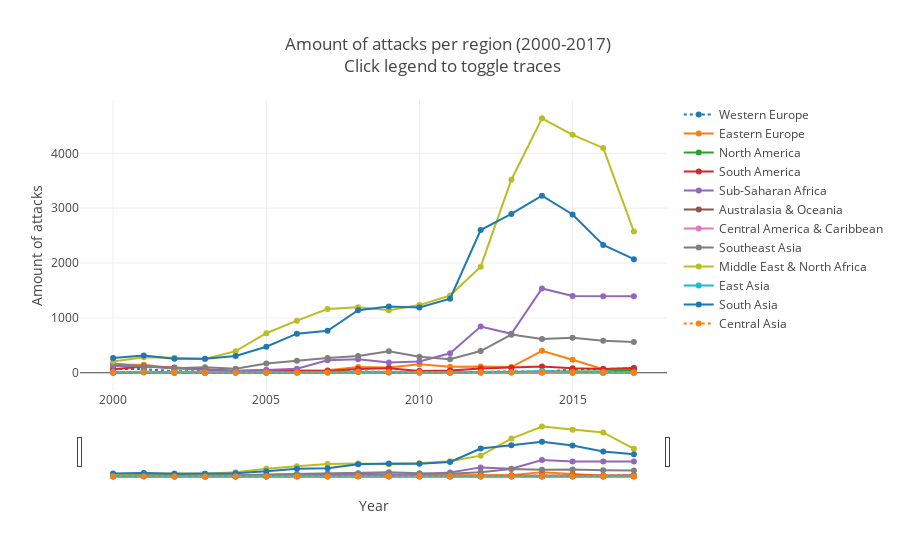

Here is the notebook cell this chart was saved with:
### Markdown cell above
However if you look beyond Western Europe, acts of terrorism have increased markedly across the globe. It is clearly visible that Western Europe does not have to cope with the same amount of attacks, that for example the Middle East, North Africa and South Asia have to deal with.

### Code cell
data = get_data()

data = data[data['casualities'] != 0]

data = data[['region_txt','iyear','amount']]

data = data.groupby(['region_txt','iyear']).sum().reset_index()

data = data[data['iyear'] > 1999]

data = [
    go.Scatter(
        x= data[data['region_txt'] == 'Western Europe']['iyear'], 
        y= data[data['region_txt'] == 'Western Europe']['amount'],
        name = 'Western Europe',
        line = dict(
            dash = 'dot')
    ),
    go.Scatter(
        x= data[data['region_txt'] == 'Eastern Europe']['iyear'], 
        y= data[data['region_txt'] == 'Eastern Europe']['amount'],
        name = 'Eastern Europe'
    ),
    go.Scatter(
        x= data[data['region_txt'] == 'North America']['iyear'], 
        y= data[data['region_txt'] == 'North America']['amount'],
        name = 'North America'
    ),
    go.Scatter(
        x= data[data['region_txt'] == 'South America']['iyear'], 
        y= data[data['region_txt'] == 'South America']['amount'],
        name = 'South America'
    ),
    go.Scatter(
        x= data[data['region_txt'] == 'Sub-Saharan Africa']['iyear'], 
        y= data[data['region_txt'] == 'Sub-Saharan Africa']['amount'],
        name = 'Sub-Saharan Africa'
    ),
    go.Scatter(
        x= data[data['region_txt'] == 'Australasia & Oceania']['iyear'], 
        y= data[data['region_txt'] == 'Australasia & Oceania']['amount'],
        name = 'Australasia & Oceania'
    ),
    go.Scatter(
        x= data[data['region_txt'] == 'Central America & Caribbean']['iyear'], 
        y= data[data['region_txt'] == 'Central America & Caribbean']['amount'],
        name = 'Central America & Caribbean'
    ),
    go.Scatter(
        x= data[data['region_txt'] == 'Southeast Asia']['iyear'], 
        y= data[data['region_txt'] == 'Southeast Asia']['amount'],
        name = 'Southeast Asia'
    ),
    go.Scatter(
        x= data[data['region_txt'] == 'Middle East & North Africa']['iyear'], 
        y= data[data['region_txt'] == 'Middle East & North Africa']['amount'],
        name = 'Middle East & North Africa'
    ),
    go.Scatter(
        x= data[data['region_txt'] == 'East Asia']['iyear'], 
        y= data[data['region_txt'] == 'East Asia']['amount'],
        name = 'East Asia'
    ),
    go.Scatter(
        x= data[data['region_txt'] == 'South Asia']['iyear'], 
        y= data[data['region_txt'] == 'South Asia']['amount'],
        name = 'South Asia'
    ),
    go.Scatter(
        x= data[data['region_txt'] == 'Central Asia']['iyear'], 
        y= data[data['region_txt'] == 'Central Asia']['amount'],
        name = 'Central Asia',
        line = dict(
            dash = 'dot')
    ),
    
]

layout = go.Layout(
    xaxis=dict(
        rangeslider=dict(
            visible = True
        ),
        type='date',
        title = 'Year'
    ),
    yaxis = go.layout.YAxis(
        title=go.layout.yaxis.Title(
            text='Amount of attacks')
    ),
    title = 'Amount of attacks per region (2000-2017) <br> Click legend to toggle traces'
    )


fig = go.Figure(data=data, layout = layout)

iplot(fig)

### Figure 1 — Plotly figure (JSON) as saved in the notebook; plotly's stock layout.template omitted (floating-point values rounded to 4 significant figures)
{"data": [{"line": {"dash": "dot"}, "name": "Western Europe", "type": "scatter", "uid": "247f2017-550f-4572-b310-55696ce77ccd", "x": [2000, 2001, 2002, 2003, 2004, 2005, 2006, 2007, 2008, 2009, 2010, 2011, 2012, 2013, 2014, 2015, 2016, 2017], "y": [68, 66, 28, 20, 22, 26, 16, 22, 23, 21, 29, 18, 14, 27, 14, 60, 68, 81]}, {"name": "Eastern Europe", "type": "scatter", "uid": "ffb055d9-ad47-4517-b86e-4a44c1a712fb", "x": [2000, 2001, 2002, 2003, 2004, 2005, 2006, 2007, 2008, 2009, 2010, 2011, 2012, 2013, 2014, 2015, 2016, 2017], "y": [148, 147, 83, 59, 37, 50, 40, 47, 103, 94, 154, 111, 114, 103, 400, 238, 63, 59]}, {"name": "North America", "type": "scatter", "uid": "29b3abf2-37bc-4fc3-83a3-05a9f6c85a5e", "x": [2000, 2001, 2002, 2003, 2004, 2005, 2006, 2007, 2008, 2009, 2010, 2011, 2012, 2013, 2014, 2015, 2016, 2017], "y": [9, 17, 9, 1, 1, 1, 7, 8, 14, 8, 3, 3, 15, 12, 20, 24, 24, 51]}, {"name": "South America", "type": "scatter", "uid": "ed8d55e9-467e-45d3-b61f-c48a113cbb81", "x": [2000, 2001, 2002, 2003, 2004, 2005, 2006, 2007, 2008, 2009, 2010, 2011, 2012, 2013, 2014, 2015, 2016, 2017], "y": [62, 112, 95, 57, 29, 37, 33, 30, 68, 81, 33, 43, 79, 92, 114, 84, 67, 87]}, {"name": "Sub-Saharan Africa", "type": "scatter", "uid": "841750aa-20a6-430f-813f-72bcedc6d307", "x": [2000, 2001, 2002, 2003, 2004, 2005, 2006, 2007, 2008, 2009, 2010, 2011, 2012, 2013, 2014, 2015, 2016, 2017], "y": [125, 117, 82, 56, 31, 49, 72, 227, 245, 188, 206, 356, 842, 710, 1536, 1398, 1394, 1393]}, {"name": "Australasia & Oceania", "type": "scatter", "uid": "3e438053-c4a5-494b-be0f-787548a8cb00", "x": [2000, 2002, 2003, 2014, 2015, 2016, 2017], "y": [1, 1, 1, 3, 1, 1, 5]}, {"name": "Central America & Caribbean", "type": "scatter", "uid": "f3629379-de2f-427d-ae46-d03e1f6ba2fb", "x": [2000, 2001, 2002, 2003, 2004, 2005, 2006, 2007, 2009, 2011, 2012, 2013, 2014, 2016, 2017], "y": [10, 5, 1, 3, 5, 2, 5, 4, 3, 1, 1, 6, 5, 2, 2]}, {"name": "Southeast Asia", "type": "scatter", "uid": "60c576ca-b890-41b5-8c6b-8f32a535857a", "x": [2000, 2001, 2002, 2003, 2004, 2005, 2006, 2007, 2008, 2009, 2010, 2011, 2012, 2013, 2014, 2015, 2016, 2017], "y": [171, 115, 81, 100, 75, 168, 219, 270, 307, 390, 290, 248, 395, 695, 616, 636, 583, 562]}, {"name": "Middle East & North Africa", "type": "scatter", "uid": "5368a799-2e5c-44d7-973c-358e71aca00e", "x": [2000, 2001, 2002, 2003, 2004, 2005, 2006, 2007, 2008, 2009, 2010, 2011, 2012, 2013, 2014, 2015, 2016, 2017], "y": [205, 281, 275, 249, 393, 721, 950, 1163, 1192, 1138, 1233, 1407, 1934, 3519, 4638, 4336, 4098, 2574]}, {"name": "East Asia", "type": "scatter", "uid": "77c687a5-92af-40c6-b7f4-7bdcd3c8449c", "x": [2000, 2001, 2002, 2003, 2004, 2005, 2006, 2008, 2009, 2010, 2011, 2012, 2013, 2014, 2015, 2016, 2017], "y": [5, 10, 1, 4, 3, 2, 1, 17, 5, 1, 2, 4, 10, 32, 16, 5, 5]}, {"name": "South Asia", "type": "scatter", "uid": "523c0999-97d5-4b9a-863f-67aae126a67a", "x": [2000, 2001, 2002, 2003, 2004, 2005, 2006, 2007, 2008, 2009, 2010, 2011, 2012, 2013, 2014, 2015, 2016, 2017], "y": [270, 313, 257, 253, 306, 474, 713, 766, 1140, 1206, 1191, 1350, 2601, 2895, 3228, 2885, 2328, 2070]}, {"line": {"dash": "dot"}, "name": "Central Asia", "type": "scatter", "uid": "43f77871-72f8-40a3-bc16-f42382c47b0b", "x": [2000, 2001, 2002, 2003, 2004, 2005, 2006, 2007, 2008, 2009, 2010, 2011, 2012, 2013, 2014, 2015, 2016, 2017], "y": [15, 13, 5, 2, 6, 5, 4, 2, 20, 12, 8, 5, 9, 3, 5, 6, 15, 4]}], "layout": {"title": {"text": "Amount of attacks per region (2000-2017) <br> Click legend to toggle traces"}, "xaxis": {"rangeslider": {"visible": true}, "title": {"text": "Year"}, "type": "date"}, "yaxis": {"title": {"text": "Amount of attacks"}}}}
